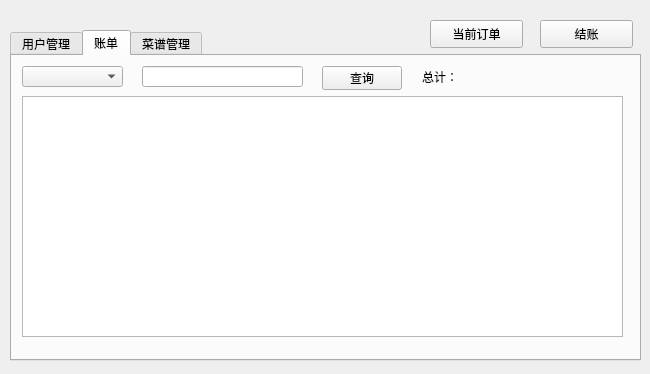
<?xml version="1.0" encoding="UTF-8"?>
<ui version="4.0">
 <class>ManagerForm</class>
 <widget class="QWidget" name="ManagerForm">
  <property name="geometry">
   <rect>
    <x>0</x>
    <y>0</y>
    <width>650</width>
    <height>374</height>
   </rect>
  </property>
  <property name="windowTitle">
   <string>Form</string>
  </property>
  <widget class="QTabWidget" name="tabWidget">
   <property name="geometry">
    <rect>
     <x>10</x>
     <y>30</y>
     <width>631</width>
     <height>331</height>
    </rect>
   </property>
   <property name="currentIndex">
    <number>1</number>
   </property>
   <widget class="QWidget" name="tab">
    <attribute name="title">
     <string>用户管理</string>
    </attribute>
    <widget class="QWidget" name="layoutWidget">
     <property name="geometry">
      <rect>
       <x>10</x>
       <y>10</y>
       <width>95</width>
       <height>271</height>
      </rect>
     </property>
     <layout class="QVBoxLayout" name="verticalLayout">
      <item>
       <widget class="QPushButton" name="pushButton">
        <property name="text">
         <string>添加用户</string>
        </property>
       </widget>
      </item>
      <item>
       <spacer name="horizontalSpacer">
        <property name="orientation">
         <enum>Qt::Horizontal</enum>
        </property>
        <property name="sizeHint" stdset="0">
         <size>
          <width>40</width>
          <height>20</height>
         </size>
        </property>
       </spacer>
      </item>
      <item>
       <widget class="QPushButton" name="pushButton_2">
        <property name="text">
         <string>删除用户</string>
        </property>
       </widget>
      </item>
      <item>
       <spacer name="horizontalSpacer_2">
        <property name="orientation">
         <enum>Qt::Horizontal</enum>
        </property>
        <property name="sizeHint" stdset="0">
         <size>
          <width>40</width>
          <height>20</height>
         </size>
        </property>
       </spacer>
      </item>
      <item>
       <widget class="QPushButton" name="pushButton_3">
        <property name="text">
         <string>修改密码</string>
        </property>
       </widget>
      </item>
      <item>
       <spacer name="horizontalSpacer_3">
        <property name="orientation">
         <enum>Qt::Horizontal</enum>
        </property>
        <property name="sizeHint" stdset="0">
         <size>
          <width>40</width>
          <height>20</height>
         </size>
        </property>
       </spacer>
      </item>
      <item>
       <widget class="QPushButton" name="pushButton_4">
        <property name="text">
         <string>修改权限</string>
        </property>
       </widget>
      </item>
     </layout>
    </widget>
    <widget class="QTableWidget" name="tableWidget">
     <property name="geometry">
      <rect>
       <x>110</x>
       <y>20</y>
       <width>381</width>
       <height>251</height>
      </rect>
     </property>
     <attribute name="horizontalHeaderDefaultSectionSize">
      <number>127</number>
     </attribute>
    </widget>
   </widget>
   <widget class="QWidget" name="tab_2">
    <attribute name="title">
     <string>账单</string>
    </attribute>
    <widget class="QComboBox" name="comboBox">
     <property name="geometry">
      <rect>
       <x>10</x>
       <y>10</y>
       <width>101</width>
       <height>21</height>
      </rect>
     </property>
     <item>
      <property name="text">
       <string/>
      </property>
     </item>
     <item>
      <property name="text">
       <string>当日消费情况</string>
      </property>
     </item>
     <item>
      <property name="text">
       <string>当月消费情况</string>
      </property>
     </item>
     <item>
      <property name="text">
       <string>按账单查询</string>
      </property>
     </item>
    </widget>
    <widget class="QTableWidget" name="tableWidget_2">
     <property name="geometry">
      <rect>
       <x>10</x>
       <y>40</y>
       <width>601</width>
       <height>241</height>
      </rect>
     </property>
    </widget>
    <widget class="QLineEdit" name="lineEdit">
     <property name="geometry">
      <rect>
       <x>130</x>
       <y>10</y>
       <width>161</width>
       <height>21</height>
      </rect>
     </property>
    </widget>
    <widget class="QPushButton" name="pushButton_5">
     <property name="geometry">
      <rect>
       <x>310</x>
       <y>10</y>
       <width>80</width>
       <height>24</height>
      </rect>
     </property>
     <property name="text">
      <string>查询</string>
     </property>
    </widget>
    <widget class="QLabel" name="label">
     <property name="geometry">
      <rect>
       <x>410</x>
       <y>10</y>
       <width>101</width>
       <height>21</height>
      </rect>
     </property>
     <property name="text">
      <string>总计：</string>
     </property>
    </widget>
   </widget>
   <widget class="QWidget" name="tab_3">
    <attribute name="title">
     <string>菜谱管理</string>
    </attribute>
    <widget class="QTableWidget" name="tableWidget_3">
     <property name="geometry">
      <rect>
       <x>130</x>
       <y>30</y>
       <width>381</width>
       <height>231</height>
      </rect>
     </property>
    </widget>
    <widget class="QWidget" name="layoutWidget">
     <property name="geometry">
      <rect>
       <x>20</x>
       <y>20</y>
       <width>95</width>
       <height>241</height>
      </rect>
     </property>
     <layout class="QVBoxLayout" name="verticalLayout_2">
      <item>
       <widget class="QPushButton" name="pushButton_6">
        <property name="text">
         <string>添加</string>
        </property>
       </widget>
      </item>
      <item>
       <widget class="QPushButton" name="pushButton_7">
        <property name="text">
         <string>删除</string>
        </property>
       </widget>
      </item>
      <item>
       <widget class="QPushButton" name="pushButton_8">
        <property name="text">
         <string>下架</string>
        </property>
       </widget>
      </item>
      <item>
       <widget class="QPushButton" name="pushButton_9">
        <property name="text">
         <string>上架</string>
        </property>
       </widget>
      </item>
     </layout>
    </widget>
   </widget>
  </widget>
  <widget class="QPushButton" name="pushButton_10">
   <property name="geometry">
    <rect>
     <x>540</x>
     <y>20</y>
     <width>93</width>
     <height>28</height>
    </rect>
   </property>
   <property name="text">
    <string>结账</string>
   </property>
  </widget>
  <widget class="QPushButton" name="pushButton_11">
   <property name="geometry">
    <rect>
     <x>430</x>
     <y>20</y>
     <width>93</width>
     <height>28</height>
    </rect>
   </property>
   <property name="text">
    <string>当前订单</string>
   </property>
  </widget>
 </widget>
 <resources/>
 <connections/>
</ui>
